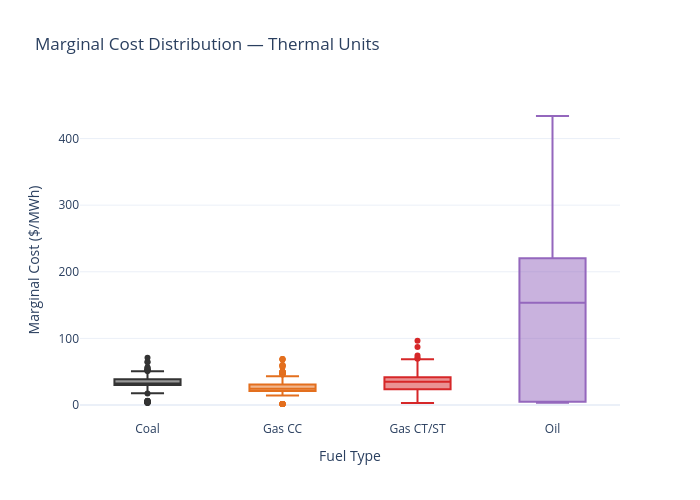

Notebook cell for this chart:
### Code cell
# --- Marginal cost distribution by fuel type (thermal only) ---
thermal_df = df_stack[df_stack['fuel_category'].isin(['Coal', 'Gas CC', 'Gas CT/ST', 'Oil'])]

fig_box = px.box(
    thermal_df,
    x='fuel_category',
    y='marginal_cost',
    color='fuel_category',
    color_discrete_map=fuel_colors,
    category_orders={'fuel_category': ['Coal', 'Gas CC', 'Gas CT/ST', 'Oil']},
    labels={'marginal_cost': 'Marginal Cost ($/MWh)', 'fuel_category': 'Fuel Type'},
    title='Marginal Cost Distribution — Thermal Units',
    points='outliers',
)
fig_box.update_layout(height=500, width=700, showlegend=False, template='plotly_white')
fig_box.show()

### Figure 1 — Plotly figure (JSON) as saved in the notebook; plotly's stock layout.template omitted (floating-point values rounded to 4 significant figures; data arrays with more than 128 entries replaced by an {"elided": "..."} marker saying what was removed)
{"data": [{"alignmentgroup": "True", "boxpoints": "outliers", "hovertemplate": "Fuel Type=%{x}<br>Marginal Cost ($/MWh)=%{y}<extra></extra>", "legendgroup": "Coal", "marker": {"color": "#333333"}, "name": "Coal", "notched": false, "offsetgroup": "Coal", "orientation": "v", "showlegend": true, "type": "box", "x": {"elided": "142 str values"}, "x0": " ", "xaxis": "x", "y": {"elided": "142 float values"}, "y0": " ", "yaxis": "y"}, {"alignmentgroup": "True", "boxpoints": "outliers", "hovertemplate": "Fuel Type=%{x}<br>Marginal Cost ($/MWh)=%{y}<extra></extra>", "legendgroup": "Gas CC", "marker": {"color": "#e36f1e"}, "name": "Gas CC", "notched": false, "offsetgroup": "Gas CC", "orientation": "v", "showlegend": true, "type": "box", "x": {"elided": "313 str values"}, "x0": " ", "xaxis": "x", "y": {"elided": "313 float values"}, "y0": " ", "yaxis": "y"}, {"alignmentgroup": "True", "boxpoints": "outliers", "hovertemplate": "Fuel Type=%{x}<br>Marginal Cost ($/MWh)=%{y}<extra></extra>", "legendgroup": "Gas CT/ST", "marker": {"color": "#d62728"}, "name": "Gas CT/ST", "notched": false, "offsetgroup": "Gas CT/ST", "orientation": "v", "showlegend": true, "type": "box", "x": {"elided": "684 str values"}, "x0": " ", "xaxis": "x", "y": {"elided": "684 float values"}, "y0": " ", "yaxis": "y"}, {"alignmentgroup": "True", "boxpoints": "outliers", "hovertemplate": "Fuel Type=%{x}<br>Marginal Cost ($/MWh)=%{y}<extra></extra>", "legendgroup": "Oil", "marker": {"color": "#9467bd"}, "name": "Oil", "notched": false, "offsetgroup": "Oil", "orientation": "v", "showlegend": true, "type": "box", "x": {"elided": "576 str values"}, "x0": " ", "xaxis": "x", "y": {"elided": "576 float values"}, "y0": " ", "yaxis": "y"}], "layout": {"boxmode": "overlay", "height": 500, "legend": {"title": {"text": "Fuel Type"}, "tracegroupgap": 0}, "showlegend": false, "title": {"text": "Marginal Cost Distribution — Thermal Units"}, "width": 700, "xaxis": {"anchor": "y", "categoryarray": ["Coal", "Gas CC", "Gas CT/ST", "Oil"], "categoryorder": "array", "domain": [0, 1], "title": {"text": "Fuel Type"}}, "yaxis": {"anchor": "x", "domain": [0, 1], "title": {"text": "Marginal Cost ($/MWh)"}}}}
